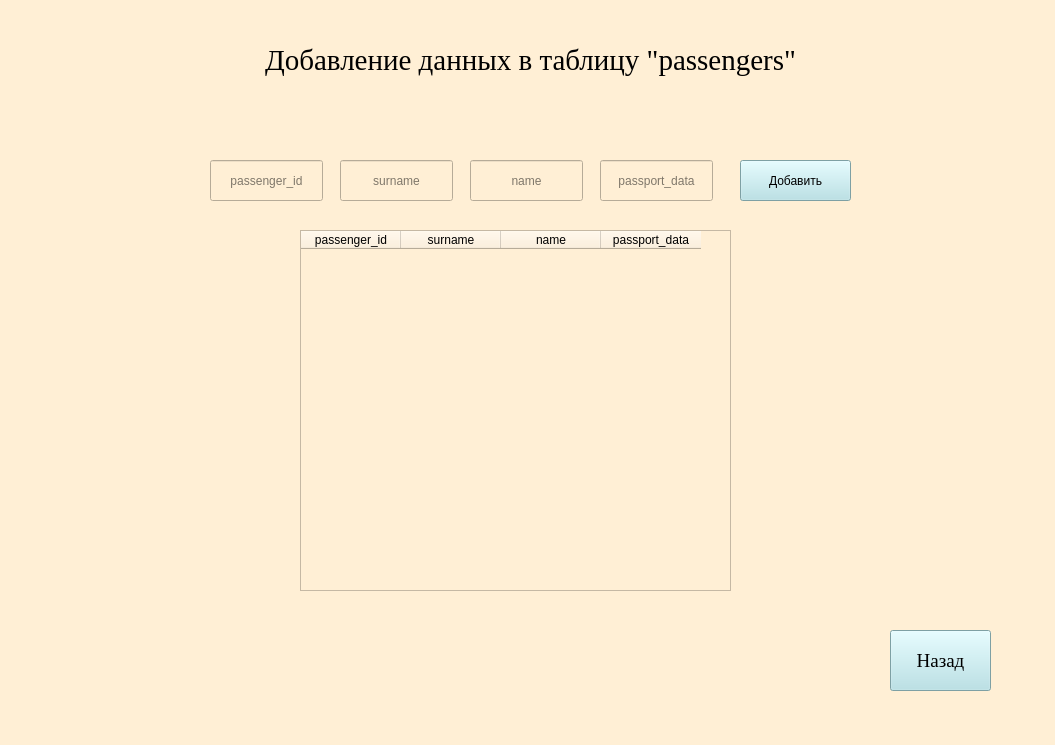
<?xml version="1.0" encoding="UTF-8"?>
<ui version="4.0">
 <class>MainWindow</class>
 <widget class="QMainWindow" name="MainWindow">
  <property name="geometry">
   <rect>
    <x>0</x>
    <y>0</y>
    <width>1055</width>
    <height>745</height>
   </rect>
  </property>
  <property name="windowTitle">
   <string>Добавление записей</string>
  </property>
  <property name="styleSheet">
   <string notr="true">background-color: rgb(255, 239, 213)</string>
  </property>
  <widget class="QWidget" name="centralwidget">
   <widget class="QPushButton" name="back">
    <property name="geometry">
     <rect>
      <x>890</x>
      <y>630</y>
      <width>101</width>
      <height>61</height>
     </rect>
    </property>
    <property name="font">
     <font>
      <family>Times New Roman</family>
      <pointsize>14</pointsize>
     </font>
    </property>
    <property name="styleSheet">
     <string notr="true">background-color: rgb(176, 224, 230)</string>
    </property>
    <property name="text">
     <string>Назад</string>
    </property>
   </widget>
   <widget class="QLabel" name="label">
    <property name="geometry">
     <rect>
      <x>0</x>
      <y>30</y>
      <width>1061</width>
      <height>61</height>
     </rect>
    </property>
    <property name="font">
     <font>
      <family>Times New Roman</family>
      <pointsize>22</pointsize>
     </font>
    </property>
    <property name="text">
     <string>Добавление данных в таблицу &quot;passengers&quot;</string>
    </property>
    <property name="alignment">
     <set>Qt::AlignCenter</set>
    </property>
   </widget>
   <widget class="QLineEdit" name="lineEdit">
    <property name="geometry">
     <rect>
      <x>210</x>
      <y>160</y>
      <width>113</width>
      <height>41</height>
     </rect>
    </property>
    <property name="alignment">
     <set>Qt::AlignCenter</set>
    </property>
    <property name="placeholderText">
     <string>passenger_id</string>
    </property>
   </widget>
   <widget class="QLineEdit" name="lineEdit_2">
    <property name="geometry">
     <rect>
      <x>340</x>
      <y>160</y>
      <width>113</width>
      <height>41</height>
     </rect>
    </property>
    <property name="alignment">
     <set>Qt::AlignCenter</set>
    </property>
    <property name="placeholderText">
     <string>surname</string>
    </property>
   </widget>
   <widget class="QLineEdit" name="lineEdit_3">
    <property name="geometry">
     <rect>
      <x>470</x>
      <y>160</y>
      <width>113</width>
      <height>41</height>
     </rect>
    </property>
    <property name="alignment">
     <set>Qt::AlignCenter</set>
    </property>
    <property name="placeholderText">
     <string>name</string>
    </property>
   </widget>
   <widget class="QLineEdit" name="lineEdit_6">
    <property name="geometry">
     <rect>
      <x>600</x>
      <y>160</y>
      <width>113</width>
      <height>41</height>
     </rect>
    </property>
    <property name="alignment">
     <set>Qt::AlignCenter</set>
    </property>
    <property name="placeholderText">
     <string>passport_data</string>
    </property>
   </widget>
   <widget class="QPushButton" name="ok">
    <property name="geometry">
     <rect>
      <x>740</x>
      <y>160</y>
      <width>111</width>
      <height>41</height>
     </rect>
    </property>
    <property name="styleSheet">
     <string notr="true">background-color: rgb(176, 224, 230)</string>
    </property>
    <property name="text">
     <string>Добавить</string>
    </property>
   </widget>
   <widget class="QTableWidget" name="tableWidget">
    <property name="geometry">
     <rect>
      <x>300</x>
      <y>230</y>
      <width>431</width>
      <height>361</height>
     </rect>
    </property>
    <column>
     <property name="text">
      <string>passenger_id</string>
     </property>
    </column>
    <column>
     <property name="text">
      <string>surname</string>
     </property>
    </column>
    <column>
     <property name="text">
      <string>name</string>
     </property>
    </column>
    <column>
     <property name="text">
      <string>passport_data</string>
     </property>
    </column>
   </widget>
  </widget>
 </widget>
 <resources/>
 <connections/>
</ui>
